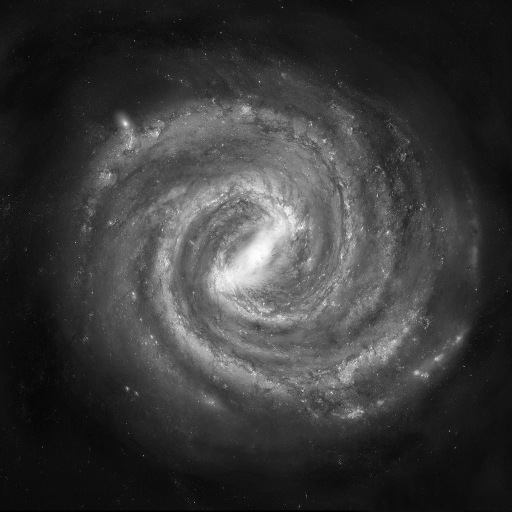
#> input picture milky-way-nvg.jpg, 1024 x 1024 px (shown at 1/2 size)
$ python image.py
#> lines starting #> are read from the running program, lines starting #| are printed output that depends on the picture; long printed decimals are rounded
### fuzzy_c_means.py

import random

def create_membership_matrix(pixels: list[int], c):
    deg = []
    target = 1.0

    for _ in pixels:
        cluster = []
        reste = target

        for _ in range(c - 1) :
            deg_c = random.uniform(0, reste)
            cluster.append(deg_c)
            reste =reste - deg_c

        cluster.append(reste)
        deg.append(cluster)
    return deg

def calculate_centroids(test, m, pixels, c):
    cluster_result =[]
    if m <= 1:
         raise ValueError("m doit etre > 1")


    for x in range(c):
        num = 0.0
        denum = 0.0
        for i in range(len(test)):
            num += (test[i][x])**m * pixels[i]
            denum += (test[i][x])**m

        total = num / denum
        cluster_result.append(total)
    return cluster_result


def update_matrix(pixels, test2, m):
    result = []

    for i in range(len(pixels)):
        distances = []

        for center in test2:
            d = abs(pixels[i] - center)
            distances.append(d)


        if distances[0] == 0:
            u1 = 1
            u2 = 0
        elif distances[1] == 0:
            u1 = 0
            u2 = 1
        else:
            u1 = 1 / (1 + (distances[0]/distances[1])**(2/(m-1)))
            u2 = 1 - u1

        result.append((u1,u2))
    return result


def stop_criteria(u_old, u_new):
    diff = []
    for i in range(len(u_old)):

        for e in range(len(u_new[i])):
            r = abs(u_old[i][e] - u_new[i][e])
            diff.append(r)
    return max(diff)

def fuzzy_c_means(pixels,c, m=2, epsilon=0.01):
    U = create_membership_matrix(pixels,c)

    max_iter = 100
    iteration = 0
    while True:
        if iteration >= max_iter:
            print("limite atteinte")
            break
        iteration += 1
        cj = calculate_centroids(U, m, pixels, c)
        U_new = update_matrix(pixels, cj, m)
        delta = stop_criteria(U, U_new)
        U = U_new

        if delta < epsilon:
            break
    cj = calculate_centroids(U, m, pixels, c)
    return U, cj

### image.py
from PIL import Image
import numpy as np
import matplotlib.pyplot as plt
from fuzzy_c_means import fuzzy_c_means


image = Image.open("milky-way-nvg.jpg")
#> image is the input picture: PIL image 1024x1024 L; min 0, max 255, mean 57
print(image.size)
#| (1024, 1024)
print(image.mode)
#| L

image_small = image.resize((128, 128))
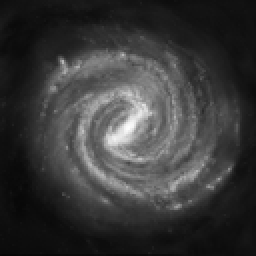
#> image_small: PIL image 128x128 L (shown 2 times larger); min 7, max 253, mean 57
image_array = np.array(image_small)

pixels = image_array.flatten()
#> pixels = 16384 values, max 253 at index 8128, min 7 at index 16257, mean 57.04

U, centers = fuzzy_c_means(pixels, c=2)
#> after the loop in create_membership_matrix, `for _ in pixels:`: deg = 16384 pairs, first value 2.33e-05 to 1, second value 9.73e-05 to 1
#> in fuzzy_c_means, `U = create_membership_matrix(pixels,c)`: U has the same summary as deg in create_membership_matrix
#> the loop in fuzzy_c_means, `while True:` made 9 passes
#> (cj, delta) on passes 1 to 9: ([56.49, 57.34], 0.85), ([55.39, 58.73], 0.299), ([51.11, 63.49], 0.316), ([40.5, 77.88], 0.344), ([29.23, 97.16], 0.247), ([26.4, 106], 0.101), ([26.59, 109.2], 0.0443), ([26.94, 110.5], 0.0209), ([27.14, 111.2], 0.00996)
#> after the loop in fuzzy_c_means, `while True:`: iteration = 9
#> in fuzzy_c_means, `cj = calculate_centroids(U, m, pixels, c)`: cj = [27.24, 111.5]
#> U = 16384 pairs, first value 3.8e-06 to 1, second value 2.69e-06 to 1; centers = [27.24, 111.5]

U_array = np.array(U)
#> U_array has the same summary as U
heatmaps = U_array.reshape((128,128,2))

fig, axes = plt.subplots(1, 3, figsize=(15, 5))

axes[0].imshow(image_array, cmap="gray")
axes[0].set_title("Image originale")

im1 = axes[1].imshow(heatmaps[:, :, 0], cmap="hot", vmin=0, vmax=1)
axes[1].set_title("Cluster 1")
fig.colorbar(im1, ax=axes[1])

im2 = axes[2].imshow(heatmaps[:, :, 1], cmap="hot", vmin=0, vmax=1)
axes[2].set_title("Cluster 2")
fig.colorbar(im2, ax=axes[2])

for ax in axes:
    ax.axis("off")

plt.tight_layout()
plt.savefig("segmentation_fcm_grayscale.png", dpi=300, bbox_inches="tight")
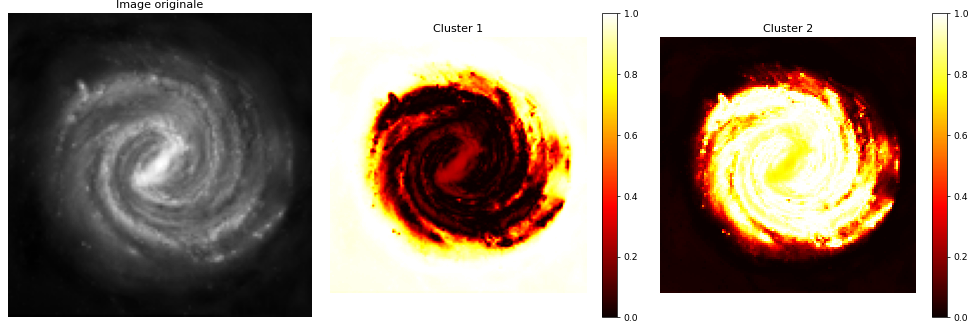
#> figure drawn by matplotlib, 5 panels
plt.show()

print("Centres :", centers)
#| Centres : [27.238, 111.456]
print("Nombre de pixels :", len(U))
#| Nombre de pixels : 16384
print("Premier pixel :", U[0])
#| Premier pixel : (0.982, 0.01796)
print(image_array.shape)
#| (128, 128)
print(pixels.shape)
#| (16384,)
